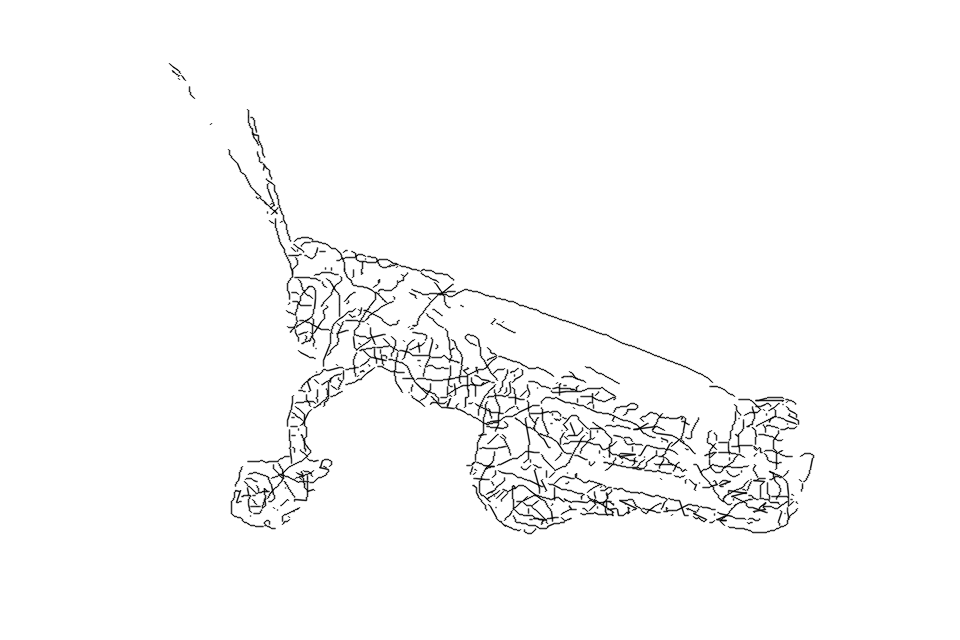
#> input picture packages/python-sidecar/projects/proj_3/nodes/01a2e08d.png, 960 x 640 px; its folder holds only this picture in this run
$ python -i feature_removal.py   (imports and definitions only)   (older library calls are emulated)
#> lines starting #> are read from the running program, lines starting #| are printed output that depends on the picture; after the words box and inside, x2 and y2 are one past the last pixel; in counts of white or black regions, pixels touching at a corner belong together
### pipeline/core/processors/photometric_filters.py
"""
photometric_filters.py

TypeScript版の以下4関数をPython(NumPy + OpenCV)に移植:
  - bilateral_filter_full
  - shadow_normalize_full_image
  - suppress_highlights_regional
  - lift_shadows
  - local_contrast_equalize

入出力は元コードに合わせて float32 の 2D 配列 (h, w) を輝度画像として扱う。
0-255 レンジを前提。
"""

from __future__ import annotations

import numpy as np
import cv2


# ---------------------------------------------------------------------------
# 共通ユーティリティ: 積分画像による「境界クリップ済み」ボックス平均
# ---------------------------------------------------------------------------

def _integral_image(gray: np.ndarray) -> np.ndarray:
    """(h+1, w+1) の積分画像を返す。gray は float64 推奨(誤差蓄積対策)。"""
    h, w = gray.shape
    integral = np.zeros((h + 1, w + 1), dtype=np.float64)
    np.cumsum(gray, axis=0, out=integral[1:, 1:])
    np.cumsum(integral[1:, 1:], axis=1, out=integral[1:, 1:])
    return integral


def _box_mean_map(integral: np.ndarray, w: int, h: int, r: int,
                   global_mean: float) -> np.ndarray:
    """
    全画素について、半径 r のボックス平均を「境界でクリップされた実面積」で
    正規化して計算する(元TSの boxMean と同じ挙動)。
    """
    ys, xs = np.meshgrid(np.arange(h), np.arange(w), indexing="ij")
    x1 = np.clip(xs - r, 0, w)
    y1 = np.clip(ys - r, 0, h)
    x2 = np.clip(xs + r + 1, 0, w)
    y2 = np.clip(ys + r + 1, 0, h)

    area = (x2 - x1) * (y2 - y1)
    area_safe = np.where(area > 0, area, 1)

    box_sum = (
        integral[y2, x2] - integral[y1, x2]
        - integral[y2, x1] + integral[y1, x1]
    )
    box_mean = box_sum / area_safe
    box_mean = np.where(area > 0, box_mean, global_mean)
    return box_mean


# ---------------------------------------------------------------------------
# 1. bilateralFilterFull
# ---------------------------------------------------------------------------

# [185 lines left out: functions bilateral_filter_radius, bilateral_filter_full, shadow_normalize_full_image, suppress_highlights_regional, not called in this run]


# ---------------------------------------------------------------------------
# 4. liftShadows
# ---------------------------------------------------------------------------

def lift_shadows(gray: np.ndarray, gamma: float = 0.55) -> np.ndarray:
    """
    深い影(輝度が低い領域)をガンマ補正で持ち上げつつ、元値とブレンドする。
    ただし局所平均が十分暗い(均一な黒背景など)場合は変更しない。
    """
    h, w = gray.shape
    SH_THRESH = 55.0  # この輝度以下を「深い影候補」とみなす
    R_SH = 5           # 11x11 近傍

    gray64 = gray.astype(np.float64)
    global_mean = float(gray64.mean())
    integral = _integral_image(gray64)
    local_mean = _box_mean_map(integral, w, h, R_SH, global_mean)

    shadow_mask = gray64 < SH_THRESH
    uniform_dark = local_mean < 32.0
    apply_mask = shadow_mask & (~uniform_dark)

    depth = SH_THRESH - gray64
    strength = np.clip(depth / 45.0, 0.0, 1.0) * 0.55  # 最大 55% 適用

    lifted = np.power(np.clip(gray64, 0, None) / 255.0, gamma) * 255.0

    out = gray64.copy()
    blended = gray64 * (1 - strength) + lifted * strength
    out = np.where(apply_mask, blended, out)

    return out.astype(np.float32)


# ---------------------------------------------------------------------------
# 5. localContrastEqualize
# ---------------------------------------------------------------------------

# [34 lines left out: function local_contrast_equalize, not called in this run]

### pipeline/core/processors/feature_removal.py
# -*- coding: utf-8 -*-
"""
feature_removal.py
--------------------
Stage 2: 特徴除去。

モードごとの「保持すべき構造」「除去すべきノイズ」に応じて、
テクスチャ・陰影・ハイライト反射・斑紋を選択的に平滑化/除去する。

設計方針(2026-07 photometric_filters統合により全面改訂):
  すべての輝度系処理(陰影補正・ハイライト抑制・陰影持ち上げ・
  テクスチャ平滑化・局所コントラスト調整)は HSV の V チャンネル
  (float32, 0-255)に対して core.processors.photometric_filters の
  関数群をそのまま適用し、H/S(色相・彩度)は変更しない。
  これにより輝度操作による色かぶりを避けつつ、アルゴリズムの実体を
  photometric_filters 側に一本化し、以後の挙動変更・チューニングは
  そちらだけを見ればよい状態にしている。

  従来 cv2.GaussianBlur / cv2.bilateralFilter で個別実装していた
  陰影補正・テクスチャ平滑化は、重複する処理として
  photometric_filters.shadow_normalize_full_image /
  photometric_filters.bilateral_filter_full に置き換えた
  (cv2.bilateralFilterよりは低速だが、アルゴリズムの一貫性を優先)。

除去強度:
  各 *_strength はプロファイル上限値(ceiling)として扱い、
  実際に適用する強度は画像自体の統計量から auto_strength で自動算出する
  (既定で有効)。photometric_filters の各関数自体は「強度」引数を
  持たない(数式に内蔵)ため、ここでは「処理前V」と「処理後V」を
  strengthで線形ブレンドすることで強度調整を行う。

  陰影補正(shadow_removal_strength)と背景残渣除去
  (background_residue_strength)は、以前は同じ強度パラメータを共有して
  いたが、片方の調整がもう片方に連動してしまう問題があったため分離した。
  それぞれ独立した画像統計量(前者は画像全体のV分散、後者は前景境界帯の
  V分散)から自動算出する。

  [2026-07 修正] 深い陰影の持ち上げ(shadow_lift, 亀裂・関節部・縫合線など)
  は、以前は suppress リストへの明示的な指定("deep_shadow_crevice")が
  必要なオプトイン処理だったが、常時適用する処理に変更した(陰影は関節部を
  含めてすべてStage2で持ち上げておく方針のため)。合わせて自動強度算出も、
  画像全体に対する陰影画素の「割合」ではなく、陰影の連結成分ごとの
  「深さ」を見る指標に変更した。関節部の陰影は画像全体からすれば面積が
  小さいため、割合ベースの指標では強度が低く出てしまい、狭くても深い
  陰影が十分に持ち上がらない問題があったため。

対象領域への限定(2026-07):
  画像にアルファチャンネルがある場合(Stage1の投げ縄選択で除外された
  領域がalpha=0になっている場合)、その領域は一切処理しない
  (統計量の計算にも含めない)。除外領域の色がそのまま処理に混入し、
  意図しない補正がかかることを防ぐ。

パフォーマンス(2026-07):
  bilateral_filter_full はフルサイズ画像に対してカーネル半径分の
  numpy演算を繰り返すため、投げ縄選択領域が画像の一部にしか写っていない
  場合、対象領域外の計算が無駄になる。_bilateral_filter_masked() で
  マスクの外接矩形(+カーネル半径分の余白)だけに絞って実行し、結果を
  元のキャンバスへ貼り戻すことで、数値的な挙動を変えずに計算量を減らす。
"""

from __future__ import annotations
import numpy as np
import cv2

from core.processors.photometric_filters import (
    shadow_normalize_full_image,
    suppress_highlights_regional,
    lift_shadows,
    local_contrast_equalize,
    bilateral_filter_full,
    bilateral_filter_radius,
)


class FeatureRemover:
    def process(
        self,
        image: np.ndarray,
        texture_removal_strength: float = 0.5,
        shadow_removal_strength: float = 0.5,
        highlight_suppression_strength: float = 0.0,
        shadow_lift_strength: float = 0.5,
        local_contrast_strength: float = 0.0,
        background_residue_strength: float = 0.5,
        pattern_k: int | None = None,
        pattern_k_min: int = 2,
        pattern_k_max: int = 8,
        suppress: list[str] | None = None,
        auto_strength: bool = True,
        **_ignored,
    ) -> np.ndarray:
        """
        suppress リストの内容に応じて必要な除去処理を順に適用する。
        未知のラベルは無視する(将来のプロファイル拡張に対して寛容な設計)。

        画像にアルファチャンネルがある場合、alpha>0の領域(Stage1で選択
        された対象領域)のみを処理対象とする。

        pattern_k: 斑紋除去(_flatten_pattern)のk-meansクラスタ数。
            指定しなければ画像の色分布から自動推定する(_auto_pattern_k)。
            固定値・自動推定値のどちらも pattern_k_min〜pattern_k_max に
            クリップする。
        """
        if image.ndim == 2:
            image = cv2.cvtColor(image, cv2.COLOR_GRAY2BGRA)
        result = image.copy()
        has_alpha = result.shape[2] == 4

        bgr = result[:, :, :3]
        original_bgr = bgr.copy()
        alpha = result[:, :, 3] if has_alpha else None
        mask = self._extract_mask(alpha)
        suppress = suppress or []

        hsv = cv2.cvtColor(bgr, cv2.COLOR_BGR2HSV).astype(np.float32)
        v = hsv[:, :, 2].copy()

        if auto_strength:
            texture_removal_strength = self._auto_texture_strength(v, mask, texture_removal_strength)
            shadow_removal_strength = self._auto_shadow_strength(v, mask, shadow_removal_strength)
            highlight_suppression_strength = self._auto_highlight_strength(
                v, mask, highlight_suppression_strength
            )
            shadow_lift_strength = self._auto_shadow_lift_strength(v, mask, shadow_lift_strength)
            background_residue_strength = self._auto_background_residue_strength(
                v, alpha, mask, background_residue_strength
            )
            # local_contrast はceilingがそのまま強度として働く(明示的opt-inのため自動減衰しない)

        # ---- 1. 陰影補正(照明ムラの大域正規化) ----
        if any(k in suppress for k in ("shadow_soft", "shadow_hard")):
            v = self._apply_shadow_normalize(v, mask, strength=shadow_removal_strength)

        # ---- 2. ハイライト反射抑制(光沢のある外骨格・鉱物面・釉薬面など) ----
        if "specular_highlight" in suppress and highlight_suppression_strength > 0:
            v = self._apply_highlight_suppression(v, mask, strength=highlight_suppression_strength)

        # ---- 3. 深い陰影の持ち上げ(亀裂・関節部・縫合線など) ----
        # suppressリストへの明示的な指定に関わらず常時適用する(陰影は関節部を
        # 含めてすべてここで持ち上げておく方針のため)。
        if shadow_lift_strength > 0:
            v = self._apply_shadow_lift(v, mask, strength=shadow_lift_strength)

        # ---- 4. テクスチャ除去(樹皮・葉脈・苔・土砂など) ----
        if any(
            k in suppress
            for k in ("bark_texture", "leaf_veins", "lichen_moss", "soil_mud")
        ):
            v = self._remove_texture(v, mask, strength=texture_removal_strength)

        # V チャンネルをここで一旦BGRに書き戻す(以降の斑紋除去がk-meansによる
        # 色空間処理のため)。
        hsv[:, :, 2] = np.clip(v, 0, 255)
        bgr = cv2.cvtColor(hsv.astype(np.uint8), cv2.COLOR_HSV2BGR)

        # ---- 5. 斑紋除去(減色による均一化。色情報が必要なためBGR領域で処理) ----
        if any(
            label in suppress for label in ("insect_body_pattern", "foreign_object_pattern")
        ):
            if pattern_k is not None:
                flatten_k = int(np.clip(pattern_k, pattern_k_min, pattern_k_max))
            else:
                flatten_k = self._auto_pattern_k(bgr, mask, pattern_k_min, pattern_k_max)
            bgr = self._flatten_pattern(bgr, mask, strength=texture_removal_strength, k=flatten_k)

        # 斑紋除去後、再びVチャンネルへ戻して輝度系処理を続ける
        hsv = cv2.cvtColor(bgr, cv2.COLOR_BGR2HSV).astype(np.float32)
        v = hsv[:, :, 2].copy()

        # ---- 6. 背景残渣除去(前景境界付近の色にじみ・撮影背景の写り込み) ----
        if any(k in suppress for k in ("background_residue", "shooting_background")):
            v = self._clean_background_residue(v, alpha, mask, strength=background_residue_strength)

        # ---- 7. 局所コントラスト調整(既定OFF。明示的にceilingを設定した場合のみ) ----
        if "low_contrast" in suppress and local_contrast_strength > 0:
            v = self._apply_local_contrast(v, mask, strength=local_contrast_strength)

        hsv[:, :, 2] = np.clip(v, 0, 255)
        bgr = cv2.cvtColor(hsv.astype(np.uint8), cv2.COLOR_HSV2BGR)

        # 対象領域外(投げ縄で除外された領域)は、HSV往復変換による量子化誤差
        # すら発生させないよう、元のBGR値をそのまま復元する。
        if mask is not None:
            bgr = self._limit_to_mask(original_bgr, bgr, mask)

        if has_alpha:
            out = cv2.cvtColor(bgr, cv2.COLOR_BGR2BGRA)
            out[:, :, 3] = alpha
            return out
        return bgr

    # ---- 対象領域(alphaマスク)関連のヘルパー ----
    @staticmethod
    def _extract_mask(alpha: np.ndarray | None) -> np.ndarray | None:
        """アルファチャンネルがあれば、投げ縄で選択された領域(alpha>0)の
        真偽値マスクを返す。無ければNone(=画像全体を対象とする)。"""
        if alpha is None:
            return None
        return alpha > 0

    @staticmethod
    def _fill_outside_mask(channel: np.ndarray, mask: np.ndarray | None) -> np.ndarray:
        """マスク外(投げ縄で除外された領域)を、マスク内の平均値で埋める。

        除外領域の色をそのまま使うと、各処理関数の内部で行う局所平均・
        勾配計算(box-mean, Sobel等)にマスク外の値が混入してしまうため、
        マスク内の平均的な値で塗りつぶして影響を断つ。最終的な結果は
        マスク内にしか反映しないため、この塗りつぶし値自体が出力に
        残ることはない。
        """
        if mask is None:
            return channel
        out = channel.copy()
        if mask.any():
            fill_value = float(channel[mask].mean())
        else:
            fill_value = 0.0
        out[~mask] = fill_value
        return out

    @staticmethod
    def _limit_to_mask(original: np.ndarray, transformed: np.ndarray, mask: np.ndarray | None) -> np.ndarray:
        """mask外は元の値のまま残し、mask内のみtransformedを採用する。"""
        if mask is None:
            return transformed
        out = original.copy()
        out[mask] = transformed[mask]
        return out

    # ---- 自動強度算出: 画像自体の統計量に応じてceiling値をスケールする ----
    @staticmethod
    def _auto_texture_strength(
        v: np.ndarray, mask: np.ndarray | None, ceiling: float,
        reference_mean_laplacian: float = 20.0,
    ) -> float:
        """テクスチャ量(ラプラシアン絶対値の平均)を測り、
        reference_mean_laplacian を「フル強度(factor=1.0)とみなすテクスチャ量」
        として正規化し、ceilingに掛け合わせる。

        [2026-07 修正] 旧実装は「サンプル自身の70パーセンタイル値を閾値とし、
        それを超える画素の割合」をdensityとしていたが、この定義では
        percentile自体がサンプルから算出されるため、画像の実際のテクスチャ量に
        関わらずdensityが常におよそ0.3前後になり(定義上、上位30%は必ず
        その閾値を超える)、結果としてfactorがほぼ常に1.0固定になってしまう
        不具合があった(=auto_strengthが実質機能していなかった)。
        絶対量である mean(abs(Laplacian)) を使うことでこれを解消している。

        reference_mean_laplacianは実写真でのキャリブレーションが必要な値
        (要調整の目安値)。
        """
        abs_lap = np.abs(cv2.Laplacian(v.astype(np.float64), cv2.CV_64F))
        sample = abs_lap[mask] if mask is not None and mask.any() else abs_lap
        if sample.size == 0:
            return 0.0
        mean_lap = float(np.mean(sample))
        factor = min(1.0, mean_lap / reference_mean_laplacian)
        return ceiling * factor

    @staticmethod
    def _auto_shadow_strength(v: np.ndarray, mask: np.ndarray | None, ceiling: float) -> float:
        """明度チャンネルのばらつき(標準偏差)を陰影量の目安とし、
        ceilingに掛け合わせる。照明が均一な画像では過補正を避ける。
        統計量は対象領域(mask)内のみで計算する。"""
        sample = v[mask] if mask is not None and mask.any() else v
        factor = min(1.0, float(np.std(sample)) / 45.0)
        return ceiling * factor

    @staticmethod
    def _auto_highlight_strength(v: np.ndarray, mask: np.ndarray | None, ceiling: float) -> float:
        """輝度215以上の画素比率を反射量の目安とし、ceilingに掛け合わせる。
        反射スポットは通常ごく一部の面積にしか出ないため、密度の基準は低め。
        統計量は対象領域(mask)内のみで計算する。"""
        if ceiling <= 0:
            return 0.0
        sample = v[mask] if mask is not None and mask.any() else v
        density = float(np.mean(sample >= 215.0))
        factor = min(1.0, density / 0.02)
        return ceiling * factor

    @staticmethod
    def _auto_shadow_lift_strength(
        v: np.ndarray, mask: np.ndarray | None, ceiling: float,
        sh_thresh: float = 55.0, min_component_area: int = 4,
    ) -> float:
        """陰影の連結成分ごとの「深さ」(輝度がsh_threshからどれだけ低いか)を
        指標にする。

        [2026-07 修正] 旧実装は「輝度sh_thresh未満の画素が画像全体(mask内)の
        何割を占めるか」という密度ベースの指標だったが、関節部の陰影のように
        画像全体からすれば面積が小さい陰影は、密度が低く出るため強度が
        弱くなってしまい、狭くても深い陰影が十分に持ち上がらない問題があった。
        画素比率の代わりに連結成分ごとの深さを見ることで、陰影が画像全体の
        何割を占めるかに関わらず、実際に深い陰影があれば強度が上がるようにする。

        sh_thresh は photometric_filters.lift_shadows の SH_THRESH と同じ値
        (深い陰影とみなす輝度の上限)を使うこと。
        """
        if ceiling <= 0:
            return 0.0
        sample_bin = (v < sh_thresh).astype(np.uint8)
        if mask is not None:
            sample_bin[~mask] = 0
        num_labels, labels, stats, _ = cv2.connectedComponentsWithStats(sample_bin, connectivity=8)
        if num_labels <= 1:
            return 0.0

        depths = []
        for label in range(1, num_labels):
            if stats[label, cv2.CC_STAT_AREA] < min_component_area:
                continue
            comp_mean = float(v[labels == label].mean())
            depths.append(sh_thresh - comp_mean)
        if not depths:
            return 0.0

        # 深いクラスタが一部でもあれば十分に効くよう、平均ではなく上位側の
        # 深さ(75パーセンタイル)を代表値とする(多数の浅い陰影に埋もれて
        # 少数の深い陰影の効果が薄まらないようにするため)。
        representative_depth = float(np.percentile(depths, 75))
        factor = min(1.0, max(0.0, representative_depth) / 30.0)
        return ceiling * factor

    @staticmethod
    def _auto_background_residue_strength(
        v: np.ndarray, alpha: np.ndarray | None, mask: np.ndarray | None, ceiling: float
    ) -> float:
        """前景境界帯(alphaのエッジ周辺)における明度のばらつきを、
        背景残渣(色にじみ・撮影背景の写り込み)量の目安とする。

        陰影補正(_auto_shadow_strength、画像全体のV分散)とは独立した
        統計量(境界帯のみのV分散)を使うことで、陰影補正の強度を変えても
        背景残渣除去の強度が連動してしまわないようにしている。
        """
        if ceiling <= 0 or alpha is None:
            return 0.0
        edge = cv2.Canny(alpha, 50, 150)
        band = cv2.dilate(edge, cv2.getStructuringElement(cv2.MORPH_ELLIPSE, (9, 9)))
        band_bool = band > 0
        if mask is not None:
            band_bool &= mask
        if not band_bool.any():
            return 0.0
        factor = min(1.0, float(np.std(v[band_bool])) / 45.0)
        return ceiling * factor

    # ---- 陰影補正: photometric_filters.shadow_normalize_full_image を strength でブレンド ----
    # [17 lines left out: functions _apply_shadow_normalize, _apply_highlight_suppression, not called in this run]

    # ---- 陰影持ち上げ: photometric_filters.lift_shadows を strength でブレンド ----
    def _apply_shadow_lift(self, v: np.ndarray, mask: np.ndarray | None, strength: float) -> np.ndarray:
        v_in = self._fill_outside_mask(v, mask)
        lifted = lift_shadows(v_in)
        blended = v * (1 - strength) + lifted * strength
        return self._limit_to_mask(v, blended, mask)

    # ---- 局所コントラスト調整: photometric_filters.local_contrast_equalize を strength でブレンド ----
    # [143 lines left out: functions _apply_local_contrast, _bilateral_filter_masked, _remove_texture, _auto_pattern_k, _flatten_pattern, _clean_background_residue, not called in this run]

>>> import cv2
>>> picture = cv2.imread('../../../packages/python-sidecar/projects/proj_3/nodes/01a2e08d.png')
#> picture is the input picture: shape (640, 960, 3); min 0, max 255, mean 249.8
>>> result = FeatureRemover().process(picture)
#> in process, `hsv = cv2.cvtColor(bgr, cv2.COLOR_BGR2HSV).astype(np.float32)`:
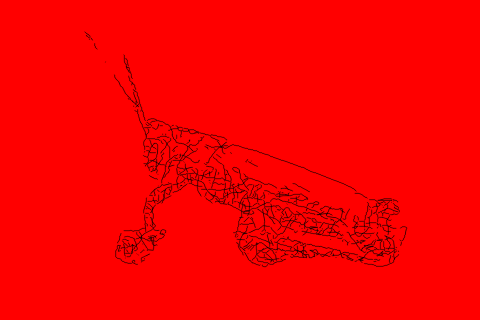
#> hsv: shape (640, 960, 3) float32 (shown at 1/2 size); mean B, G, R 0, 0, 250.6
#> in _auto_texture_strength, `abs_lap = np.abs(cv2.Laplacian(v.astype(np.float64), cv2.CV_64F))`:
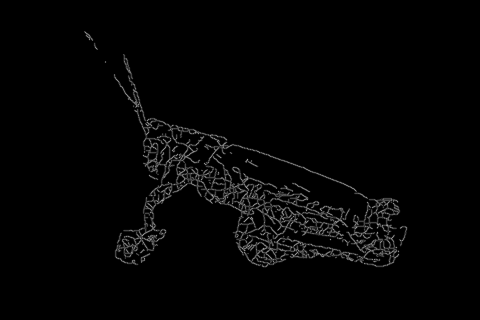
#> abs_lap: shape (640, 960) float64 (shown at 1/2 size); min 0, max 764, mean 13.5; drawn with min black and max white
#> in _auto_texture_strength, `mean_lap = float(np.mean(sample))`: mean_lap = 13.49
#> in _auto_texture_strength, `factor = min(1.0, mean_lap / reference_mean_laplacian)`: factor = 0.674
#> in process, `texture_removal_strength = self._auto_texture_strength(v, mask, textur..`: texture_removal_strength = 0.337
#> in _auto_shadow_strength, `factor = min(1.0, float(np.std(sample)) / 45.0)`: factor = 0.657
#> in process, `shadow_removal_strength = self._auto_shadow_strength(v, mask, shadow_r..`: shadow_removal_strength = 0.329
#> in process, `highlight_suppression_strength = self._auto_highlight_strength( v, mas..`: highlight_suppression_strength = 0
#> in _auto_shadow_lift_strength, `sample_bin = (v < sh_thresh).astype(np.uint8)`:
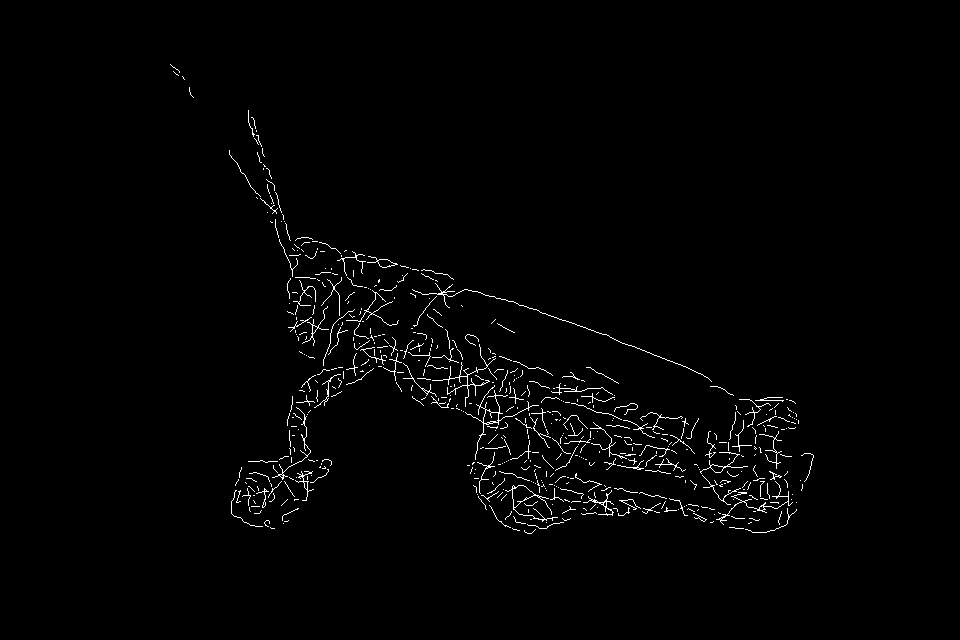
#> sample_bin: shape (640, 960); values 0 (black) and 1 (white), 1.4% white in thin lines or dots, all inside (x1, y1, x2, y2) = (170, 64, 814, 534)
#> in _auto_shadow_lift_strength, `num_labels, labels, stats, _ = cv2.connectedComponentsWithStats(sample..`: num_labels = 558; stats = 558 rows, first 6: [0, 0, 960, 640, 605844], [170, 64, 10, 9, 11], [173, 71, 6, 5, 6], [182, 76, 3, 4, 4], [189, 87, 5, 11, 11], [248, 110, 7, 27, 31]
#> (the rest of the program and of its run is left out)
